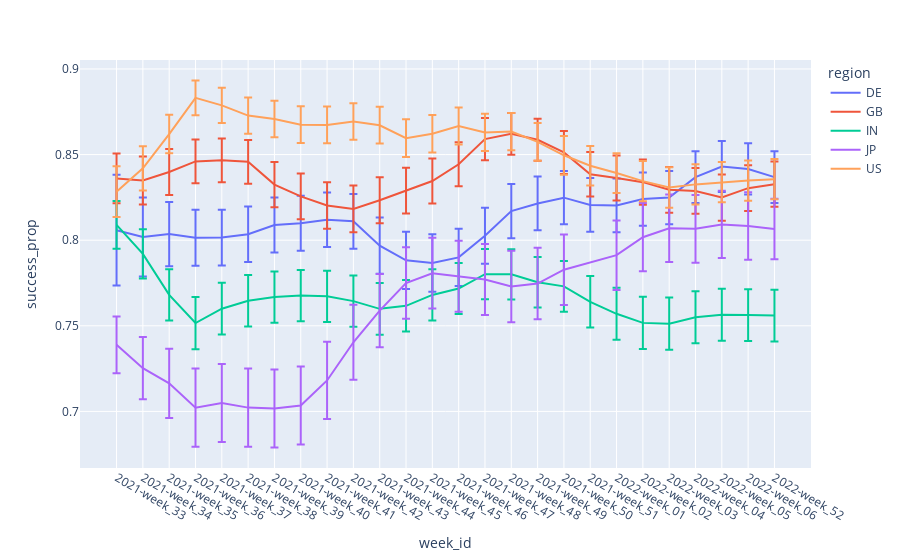

Source (notebook cell):
### Markdown cell above
### Rolling 4 weeks success rate and CI

### Code cell
px.line(t2, x='week_id',y='success_prop', error_y='success_prop_ci',color='region')

### Figure 1 — Plotly figure (JSON) as saved in the notebook; plotly's stock layout.template omitted (floating-point values rounded to 4 significant figures)
{"data": [{"error_y": {"array": [0.03233, 0.02312, 0.0188, 0.01633, 0.01632, 0.01622, 0.01604, 0.01601, 0.01595, 0.01598, 0.01643, 0.01675, 0.01679, 0.01673, 0.01634, 0.0158, 0.01567, 0.01551, 0.01565, 0.01568, 0.01554, 0.01553, 0.01513, 0.01491, 0.01495, 0.01513]}, "hovertemplate": "region=DE<br>week_id=%{x}<br>success_prop=%{y}<extra></extra>", "legendgroup": "DE", "line": {"color": "#636efa", "dash": "solid"}, "marker": {"symbol": "circle"}, "mode": "lines", "name": "DE", "orientation": "v", "showlegend": true, "type": "scatter", "x": ["2021-week_33", "2021-week_34", "2021-week_35", "2021-week_36", "2021-week_37", "2021-week_38", "2021-week_39", "2021-week_40", "2021-week_41", "2021-week_42", "2021-week_43", "2021-week_44", "2021-week_45", "2021-week_46", "2021-week_47", "2021-week_48", "2021-week_49", "2021-week_50", "2021-week_51", "2022-week_01", "2022-week_02", "2022-week_03", "2022-week_04", "2022-week_05", "2022-week_06", "2022-week_52"], "xaxis": "x", "y": [0.8058, 0.8019, 0.8036, 0.8014, 0.8015, 0.8035, 0.8089, 0.8099, 0.812, 0.811, 0.7968, 0.7882, 0.7867, 0.79, 0.8026, 0.817, 0.8215, 0.8248, 0.8206, 0.8203, 0.824, 0.8249, 0.8368, 0.8431, 0.8416, 0.8368], "yaxis": "y"}, {"error_y": {"array": [0.01455, 0.01405, 0.01342, 0.01277, 0.01275, 0.01278, 0.01321, 0.01342, 0.01357, 0.01364, 0.0135, 0.01333, 0.01315, 0.01282, 0.01231, 0.01219, 0.01232, 0.01258, 0.01301, 0.0131, 0.01318, 0.01333, 0.01336, 0.01349, 0.01332, 0.01324]}, "hovertemplate": "region=GB<br>week_id=%{x}<br>success_prop=%{y}<extra></extra>", "legendgroup": "GB", "line": {"color": "#EF553B", "dash": "solid"}, "marker": {"symbol": "circle"}, "mode": "lines", "name": "GB", "orientation": "v", "showlegend": true, "type": "scatter", "x": ["2021-week_33", "2021-week_34", "2021-week_35", "2021-week_36", "2021-week_37", "2021-week_38", "2021-week_39", "2021-week_40", "2021-week_41", "2021-week_42", "2021-week_43", "2021-week_44", "2021-week_45", "2021-week_46", "2021-week_47", "2021-week_48", "2021-week_49", "2021-week_50", "2021-week_51", "2022-week_01", "2022-week_02", "2022-week_03", "2022-week_04", "2022-week_05", "2022-week_06", "2022-week_52"], "xaxis": "x", "y": [0.836, 0.8349, 0.8398, 0.846, 0.8466, 0.8458, 0.8325, 0.8256, 0.8203, 0.8183, 0.8233, 0.8289, 0.8345, 0.8443, 0.859, 0.8621, 0.8587, 0.8513, 0.8385, 0.8363, 0.8339, 0.8294, 0.8288, 0.8249, 0.8304, 0.8327], "yaxis": "y"}, {"error_y": {"array": [0.01393, 0.01436, 0.01492, 0.01525, 0.01509, 0.01501, 0.01496, 0.01495, 0.01495, 0.01499, 0.01511, 0.01508, 0.01495, 0.01485, 0.01465, 0.01467, 0.01479, 0.01486, 0.01504, 0.01517, 0.01527, 0.01528, 0.01518, 0.01514, 0.01515, 0.01517]}, "hovertemplate": "region=IN<br>week_id=%{x}<br>success_prop=%{y}<extra></extra>", "legendgroup": "IN", "line": {"color": "#00cc96", "dash": "solid"}, "marker": {"symbol": "circle"}, "mode": "lines", "name": "IN", "orientation": "v", "showlegend": true, "type": "scatter", "x": ["2021-week_33", "2021-week_34", "2021-week_35", "2021-week_36", "2021-week_37", "2021-week_38", "2021-week_39", "2021-week_40", "2021-week_41", "2021-week_42", "2021-week_43", "2021-week_44", "2021-week_45", "2021-week_46", "2021-week_47", "2021-week_48", "2021-week_49", "2021-week_50", "2021-week_51", "2022-week_01", "2022-week_02", "2022-week_03", "2022-week_04", "2022-week_05", "2022-week_06", "2022-week_52"], "xaxis": "x", "y": [0.809, 0.792, 0.7681, 0.7516, 0.76, 0.7647, 0.7668, 0.7677, 0.7672, 0.7644, 0.7599, 0.7617, 0.768, 0.7718, 0.7802, 0.7801, 0.7754, 0.773, 0.764, 0.757, 0.7517, 0.7512, 0.755, 0.7565, 0.7562, 0.756], "yaxis": "y"}, {"error_y": {"array": [0.01661, 0.01824, 0.02019, 0.0229, 0.02278, 0.02285, 0.02284, 0.02275, 0.02254, 0.02195, 0.02141, 0.02091, 0.02063, 0.02071, 0.02072, 0.02085, 0.02087, 0.02056, 0.02032, 0.01993, 0.01973, 0.01978, 0.01967, 0.01973, 0.01769]}, "hovertemplate": "region=JP<br>week_id=%{x}<br>success_prop=%{y}<extra></extra>", "legendgroup": "JP", "line": {"color": "#ab63fa", "dash": "solid"}, "marker": {"symbol": "circle"}, "mode": "lines", "name": "JP", "orientation": "v", "showlegend": true, "type": "scatter", "x": ["2021-week_33", "2021-week_34", "2021-week_35", "2021-week_36", "2021-week_37", "2021-week_38", "2021-week_39", "2021-week_40", "2021-week_41", "2021-week_42", "2021-week_43", "2021-week_44", "2021-week_45", "2021-week_46", "2021-week_47", "2021-week_48", "2021-week_49", "2021-week_50", "2022-week_01", "2022-week_02", "2022-week_03", "2022-week_04", "2022-week_05", "2022-week_06", "2022-week_52"], "xaxis": "x", "y": [0.7389, 0.7253, 0.7164, 0.7022, 0.705, 0.7022, 0.7017, 0.7035, 0.7181, 0.7404, 0.7589, 0.775, 0.7807, 0.779, 0.7771, 0.773, 0.7747, 0.7828, 0.7912, 0.8017, 0.807, 0.8067, 0.8092, 0.8082, 0.8066], "yaxis": "y"}, {"error_y": {"array": [0.01482, 0.01291, 0.01121, 0.01018, 0.01034, 0.01056, 0.01063, 0.01074, 0.01074, 0.01067, 0.01074, 0.01099, 0.01091, 0.01076, 0.01088, 0.01086, 0.01106, 0.01131, 0.01149, 0.01162, 0.01175, 0.01186, 0.0118, 0.01177, 0.01176, 0.01172]}, "hovertemplate": "region=US<br>week_id=%{x}<br>success_prop=%{y}<extra></extra>", "legendgroup": "US", "line": {"color": "#FFA15A", "dash": "solid"}, "marker": {"symbol": "circle"}, "mode": "lines", "name": "US", "orientation": "v", "showlegend": true, "type": "scatter", "x": ["2021-week_33", "2021-week_34", "2021-week_35", "2021-week_36", "2021-week_37", "2021-week_38", "2021-week_39", "2021-week_40", "2021-week_41", "2021-week_42", "2021-week_43", "2021-week_44", "2021-week_45", "2021-week_46", "2021-week_47", "2021-week_48", "2021-week_49", "2021-week_50", "2021-week_51", "2022-week_01", "2022-week_02", "2022-week_03", "2022-week_04", "2022-week_05", "2022-week_06", "2022-week_52"], "xaxis": "x", "y": [0.8283, 0.842, 0.862, 0.8831, 0.8787, 0.8728, 0.8708, 0.8674, 0.8673, 0.8693, 0.8671, 0.8596, 0.8621, 0.8667, 0.8629, 0.8634, 0.8574, 0.8496, 0.8435, 0.8392, 0.8345, 0.8307, 0.8326, 0.8339, 0.8348, 0.8356], "yaxis": "y"}], "layout": {"autosize": true, "legend": {"title": {"text": "region"}, "tracegroupgap": 0}, "margin": {"t": 60}, "xaxis": {"anchor": "y", "autorange": true, "domain": [0, 1], "range": [-1.389, 26.39], "title": {"text": "week_id"}, "type": "category"}, "yaxis": {"anchor": "x", "autorange": true, "domain": [0, 1], "range": [0.667, 0.9052], "title": {"text": "success_prop"}, "type": "linear"}}}
